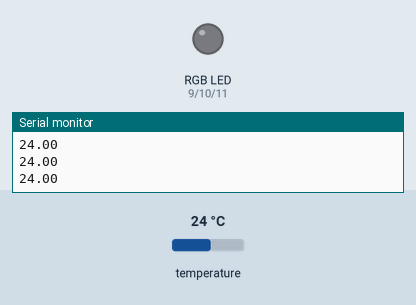
Recording of a sketch running on a simulated Arduino Uno, built with avr-gcc and run on an emulated ATmega328P. Shown: an RGB LED mixed from three pins (HIGH = lit), the last lines printed to the serial monitor. Wiring (inferred from the names in the program): TMP102 temperature sensor at I2C address 0x48. Inputs (shaded band) come from the test bench; at power-on: temperature 24 °C.

Above: at 1.3 s.
1.4 s: temperature set to 22.7 °C
2.9 s: temperature set to 21.1 °C
At 4.2 s:
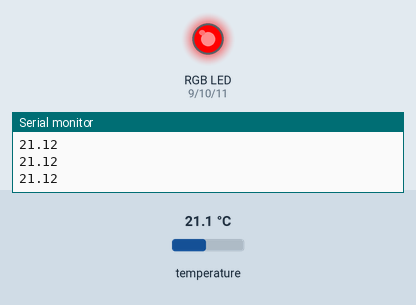
4.5 s: temperature set to 28 °C
At 5.5 s:
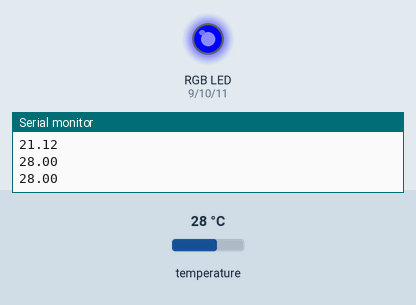
6.1 s: temperature set to 24.8 °C
7.6 s: temperature set to 23.3 °C
At 8.8 s:
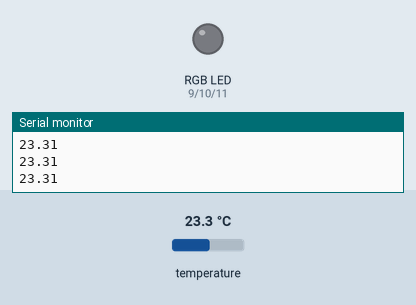
9.1 s: temperature set to 12 °C
At 10.2 s:
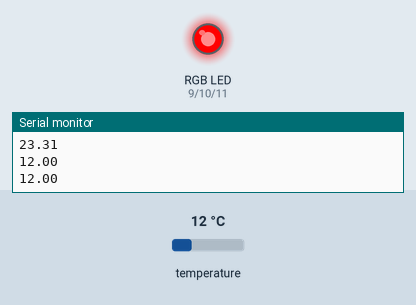
Timing chart, 0 to 11.7 s (numbered marks = the images above; inputs shaded):
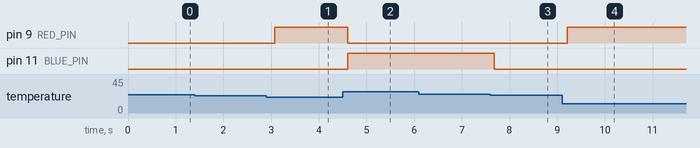

The sketch:

temp_sensor_RGB_LED.ino
```cpp
/*
============================
  www.kingstonhack.space
============================

 edited from original script by Texas Instruments Incorporated - http://www.ti.com/ (C) 2017
 created on: 4/2/19

 This script is designed to read from the TMP102 temperature sensor output data to the serial
 Turns the reading into a LED changed state.

 Digital oputput 9 RGB LED Red pin
 Digital oputput 10 RGB LED Green pin
 Digital oputput 11 RGB LED Blue pin

 Analog input 4 I2C connection SDA
 Analog input 5 I2C connection SCL

 https://learn.sparkfun.com/tutorials/tmp102-digital-temperature-sensor-hookup-guide/all

*/

#define RED_PIN 9
#define GREEN_PIN 10
#define BLUE_PIN 11

#include <Wire.h>

void setup()
{
  Serial.begin(9600);

  //Initialize I2C Communication
  Wire.begin();

  //Initialize the LED inputs
  pinMode(BLUE_PIN, OUTPUT);
  pinMode(RED_PIN, OUTPUT);
  pinMode(GREEN_PIN, OUTPUT);

}

void loop()
{
  //call the sensorRead function to retrieve the temperature
  double temperature = sensorRead();

  //Print the current temperature to the right of the label
  Serial.println(temperature);

  if(temperature<22&&temperature>0){
    digitalWrite(BLUE_PIN,LOW);
    digitalWrite(RED_PIN,HIGH);
    }
   else if(temperature>24&&temperature<78){
    digitalWrite(BLUE_PIN,HIGH);
    digitalWrite(RED_PIN,LOW);
    }
    else{
    digitalWrite(BLUE_PIN,LOW);
    digitalWrite(RED_PIN,LOW);
     }

  //wait 1/2 second
  delay(500);
}

double sensorRead(void)
{
  //temp holds the two bytes of data read back from the TMP102
  uint8_t temp[2];

  //tempc holds the modified combination of bytes
  int16_t tempc;

  //Point to device 0x48
  Wire.beginTransmission(0x48);
  //Point to register 0x00 (Temperature Register)
  Wire.write(0x00);
  //Relinquish master control of I2C line
  Wire.endTransmission();
  //delay to allow for sufficient conversion time
  delay(10);

  //Request temperature data
  Wire.requestFrom(0x48, 2);

    //if the two bytes are sucessfully returned
    if (2 <= Wire.available())
    {
      //read out the data
      temp[0]  = Wire.read();
      temp[1] = Wire.read();

      //ignore the lower 4 bits of byte 2
      temp[1] = temp[1] >> 4;
      //combine to make one 12 bit binary number
      tempc = ((temp[0] << 4) | temp[1]);

      //Convert to celcius (0.0625C resolution) and return
      return tempc*0.0625;
    }
}
```

Measured:
- the behaviour switches between 22 and 21.9 °C on temperature (found by bisection; images 0 and 1)
- the behaviour switches between 24.1 and 24 °C on temperature (found by bisection; images 2 and 3)
- after the input at 2.9 s, pin 9 (RED_PIN): LOW → HIGH after 0.18 s
- after the input at 4.5 s, pin 9 (RED_PIN): HIGH → LOW after 0.11 s; pin 11 (BLUE_PIN): LOW → HIGH after 0.11 s
- after the input at 7.6 s, pin 11 (BLUE_PIN): HIGH → LOW after 0.08 s
- after the input at 9.1 s, pin 9 (RED_PIN): LOW → HIGH after 0.11 s
